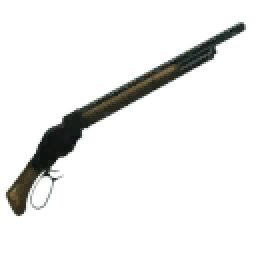
#> input picture materials/entities/m9k_1887winchester.png, 128 x 128 px (shown 2 times larger)
$ python fix_alpha.py ../materials/entities
#> lines starting #> are read from the running program, lines starting #| are printed output that depends on the picture; after the words box and inside, x2 and y2 are one past the last pixel; in counts of white or black regions, pixels touching at a corner belong together
from PIL import Image
import os
import sys

RESOLUTION = 256

if len(sys.argv) != 2:
    print(f'Usage: python {os.path.basename(__file__)} <directory>')
    sys.exit(1)

directory = sys.argv[1]

if not os.path.isdir(directory):
    print(f'Error: "{directory}" is not a valid directory.')
    sys.exit(1)

for filename in os.listdir(directory):
    if not filename.lower().endswith('.png') or filename == 'fix_alpha.py':
        continue

    filepath = os.path.join(directory, filename)
    img = Image.open(filepath).convert('RGBA')
#> img is the input picture: PIL image 128x128 RGBA; mean R, G, B, A 213.8, 232, 217.8, 24.6
    r, g, b, a = img.split()
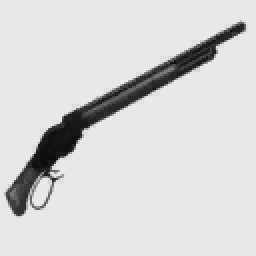
#> r: PIL image 128x128 L (shown 2 times larger); min 0, max 240, mean 213.8
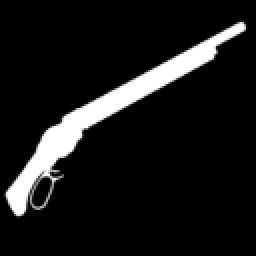
#> a: PIL image 128x128 L (shown 2 times larger); min 0, max 255, mean 24.6

    # Set any pixel with alpha > 0 to fully opaque (255)
    a = a.point(lambda x: 255 if x > 0 else 0)
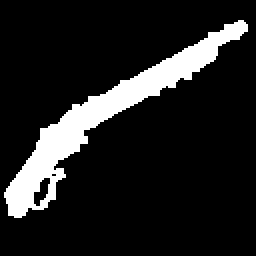
#> a: PIL image 128x128 L (shown 2 times larger); 12.8% white; 1 white region, box (x1, y1, x2, y2) and area: (2, 10, 124, 109) 2091

    img = Image.merge('RGBA', (r, g, b, a))
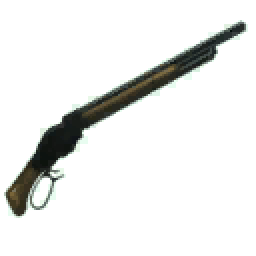
#> img: PIL image 128x128 RGBA (shown 2 times larger); mean R, G, B, A 213.8, 232, 217.8, 32.5; transparent parts drawn white
    img = img.resize((RESOLUTION, RESOLUTION), Image.LANCZOS)
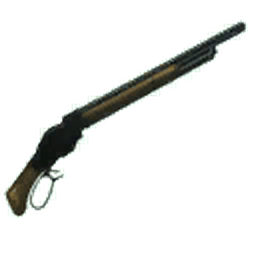
#> img: PIL image 256x256 RGBA; mean R, G, B, A 19.8, 20.8, 19.4, 32.5; transparent parts drawn white
    img.save(filepath)
    print(f'Processed: {filename}')
#> pass 2 of the loop `for filename in os.listdir(directory):`:
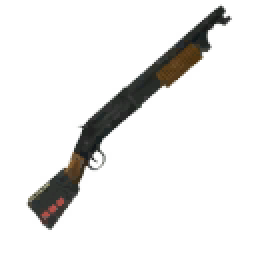
#> input picture materials/entities/m9k_1897winchester.png, 128 x 128 px (shown 2 times larger)
#> img is the input picture: PIL image 128x128 RGBA; mean R, G, B, A 226.7, 229.8, 225.3, 28.3
#> `a = a.point(lambda x: 255 if x > 0 else 0)`:
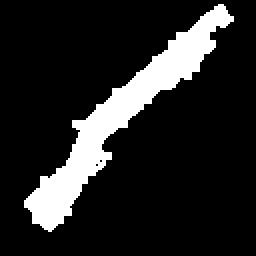
#> a: PIL image 128x128 L (shown 2 times larger); 14.3% white; 1 white region, box (x1, y1, x2, y2) and area: (12, 2, 117, 116) 2341
#> `img = img.resize((RESOLUTION, RESOLUTION), Image.LANCZOS)`:
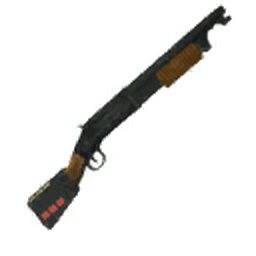
#> img: PIL image 256x256 RGBA; mean R, G, B, A 22.2, 21.9, 20.7, 36.4; transparent parts drawn white

print('Done.')
